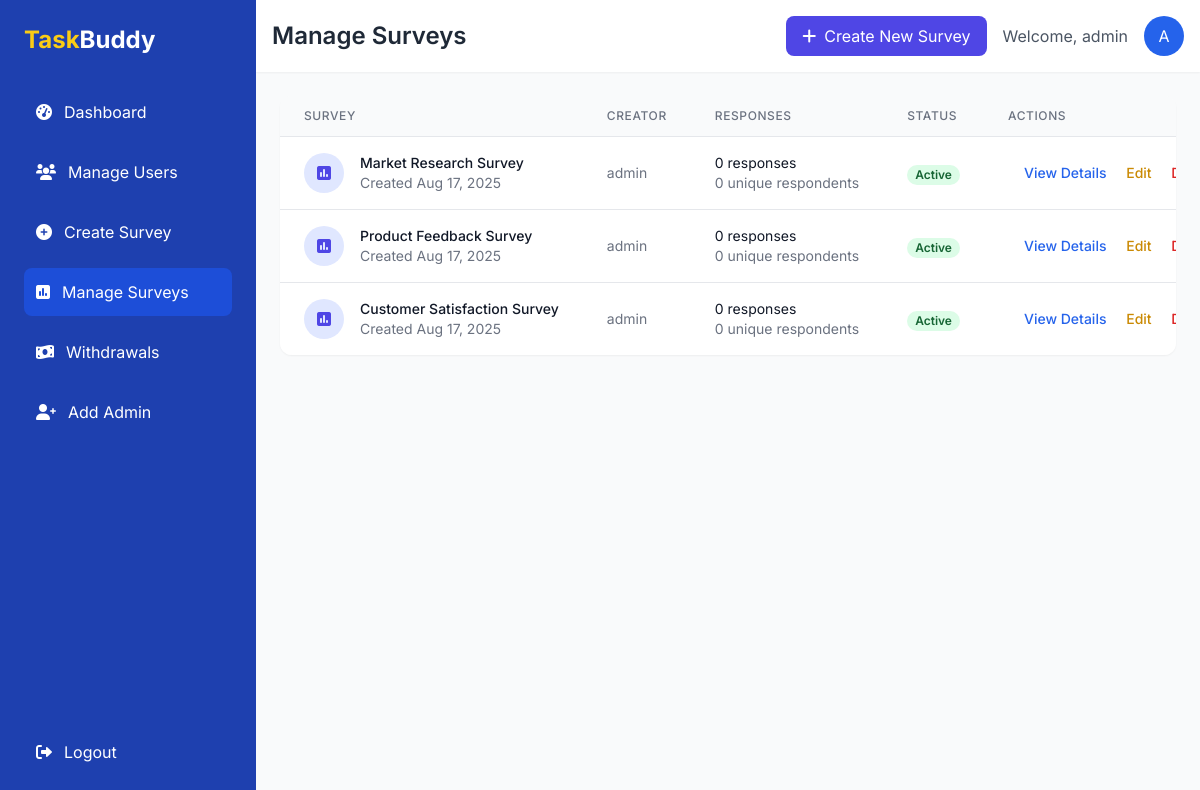
The page /Admin/manage_surveys.php (signed in) on the database its author committed.
### tables this page shows
CREATE TABLE IF NOT EXISTS surveys (
    id INT(11) NOT NULL AUTO_INCREMENT PRIMARY KEY,
    title VARCHAR(255) NOT NULL,
    description TEXT,
    questions JSON,
    reward DECIMAL(10,2) NOT NULL DEFAULT 0.00,
    status ENUM('active', 'inactive', 'completed') DEFAULT 'active',
    created_by INT(11),
    created_at TIMESTAMP DEFAULT CURRENT_TIMESTAMP,
    updated_at TIMESTAMP DEFAULT CURRENT_TIMESTAMP ON UPDATE CURRENT_TIMESTAMP,
    FOREIGN KEY (created_by) REFERENCES admins(id) ON DELETE SET NULL
);

### Admin/manage_surveys.php (the view, shortened to what this page needs)
<?php
$servername = "localhost";
$username = "root";
$password = "";
$dbname = "task_buddy_db";
try {
    $conn = new PDO("mysql:host=$servername;dbname=$dbname", $username, $password);
    $conn->setAttribute(PDO::ATTR_ERRMODE, PDO::ERRMODE_EXCEPTION);
    $stmtAdmin = $conn->prepare("SELECT admin_name FROM admins WHERE id = :id");
    $stmtAdmin->execute(['id' => $_SESSION['admin_id']]);
    $adminData = $stmtAdmin->fetch(PDO::FETCH_ASSOC);
    $admin_name = $adminData['admin_name'] ?? "Admin";
    $stmt = $conn->query("
        SELECT
            s.id,
            s.title,
            s.created_at,
            s.status,
            s.reward,
            a.admin_name as creator_name,
            COUNT(DISTINCT sr.id) as total_responses,
            COUNT(DISTINCT sr.user_id) as unique_respondents
        FROM surveys s
        LEFT JOIN admins a ON s.created_by = a.id
        LEFT JOIN survey_responses sr ON s.id = sr.survey_id
        GROUP BY s.id, s.title, s.created_at, s.status, s.reward, a.admin_name
        ORDER BY s.created_at DESC
    ");
    $surveys = $stmt->fetchAll(PDO::FETCH_ASSOC);
} catch (PDOException $e) {
    die("Connection failed: " . $e->getMessage());
}
?>
<!DOCTYPE html>
<html lang="en">
<head>
    <script src="https://cdn.tailwindcss.com"></script>
    <link rel="stylesheet" href="https://cdnjs.cloudflare.com/ajax/libs/font-awesome/6.0.0/css/all.min.css">
</head>
<body class="bg-gray-50">
    <div class="flex h-screen">
        <aside class="bg-blue-800 text-white w-64 p-6 hidden md:flex flex-col">
            <div class="logo text-2xl font-bold mb-8">
                <span class="text-yellow-400">Task</span>Buddy
            </div>
            <nav class="flex-1">
                <ul class="space-y-3">
                    <li>
                        <a href="admindashboard.php"
                            class="flex items-center gap-3 p-3 rounded-lg hover:bg-blue-700 transition-colors">
                            <i class="fas fa-tachometer-alt"></i>
                            <span>Dashboard</span>
                        </a>
                    </li>
                    <li>
                        <a href="manage_users.php"
                            class="flex items-center gap-3 p-3 rounded-lg hover:bg-blue-700 transition-colors">
                            <i class="fas fa-users"></i>
                            <span>Manage Users</span>
                        </a>
                    </li>
                    <li>
                        <a href="create_survey.php" class="flex items-center gap-3 p-3 rounded-lg hover:bg-blue-700 transition-colors">
                            <i class="fas fa-plus-circle"></i>
                            <span>Create Survey</span>
                        </a>
                    </li>
                    <li>
                        <a href="manage_surveys.php" class="flex items-center gap-3 p-3 rounded-lg bg-blue-700">
                            <i class="fas fa-poll"></i>
                            <span>Manage Surveys</span>
                        </a>
                    </li>
                    <li>
                        <a href="admin_withdrawals.php"
                            class="flex items-center gap-3 p-3 rounded-lg hover:bg-blue-700 transition-colors">
                            <i class="fas fa-money-bill-wave"></i>
                            <span>Withdrawals</span>
                        </a>
                    </li>
                    <li>
                        <a href="create_new_admin.php"
                            class="flex items-center gap-3 p-3 rounded-lg hover:bg-blue-700 transition-colors">
                            <i class="fas fa-user-plus"></i>
                            <span>Add Admin</span>
                        </a>
                    </li>
                </ul>
            </nav>
            <div class="mt-auto">
                <a href="admin_login.php?logout=1"
                    class="flex items-center gap-3 p-3 rounded-lg hover:bg-red-600 transition-colors">
                    <i class="fas fa-sign-out-alt"></i>
                    <span>Logout</span>
                </a>
            </div>
        </aside>
        <main class="flex-1 overflow-y-auto">
            <div class="bg-white shadow-sm p-4">
                <div class="max-w-7xl mx-auto flex justify-between items-center">
                    <h1 class="text-2xl font-semibold text-gray-800">Manage Surveys</h1>
                    <div class="flex items-center gap-4">
                        <a href="create_survey.php" class="px-4 py-2 bg-indigo-600 text-white rounded-lg hover:bg-indigo-700 transition flex items-center">
                            <i class="fas fa-plus mr-2"></i>
                            Create New Survey
                        </a>
                        <span class="text-gray-600">Welcome, <?php echo htmlspecialchars($admin_name); ?></span>
                        <div class="w-10 h-10 bg-blue-600 rounded-full flex items-center justify-center text-white">
                            <?php echo strtoupper(substr($admin_name, 0, 1)); ?>
                        </div>
                    </div>
                </div>
            </div>
            <div class="max-w-7xl mx-auto p-6">
                <div class="bg-white rounded-xl shadow-sm overflow-hidden">
                    <div class="overflow-x-auto">
                        <table class="min-w-full divide-y divide-gray-200">
                            <thead class="bg-gray-50">
                                <tr>
                                    <th scope="col"
                                        class="px-6 py-3 text-left text-xs font-medium text-gray-500 uppercase tracking-wider">
                                        Survey</th>
                                    <th scope="col"
                                        class="px-6 py-3 text-left text-xs font-medium text-gray-500 uppercase tracking-wider">
                                        Creator</th>
                                    <th scope="col"
                                        class="px-6 py-3 text-left text-xs font-medium text-gray-500 uppercase tracking-wider">
                                        Responses</th>
                                    <th scope="col"
                                        class="px-6 py-3 text-left text-xs font-medium text-gray-500 uppercase tracking-wider">
                                        Status</th>
                                    <th scope="col"
                                        class="px-6 py-3 text-left text-xs font-medium text-gray-500 uppercase tracking-wider">
                                        Actions</th>
                                </tr>
                            </thead>
                            <tbody class="bg-white divide-y divide-gray-200">
                                <?php foreach ($surveys as $survey): ?>
                                    <tr>
                                        <td class="px-6 py-4 whitespace-nowrap">
                                            <div class="flex items-center">
                                                <div
                                                    class="flex-shrink-0 h-10 w-10 bg-indigo-100 rounded-full flex items-center justify-center">
                                                    <i class="fas fa-poll text-indigo-600"></i>
                                                </div>
                                                <div class="ml-4">
                                                    <div class="text-sm font-medium text-gray-900">
                                                        <?php echo htmlspecialchars($survey['title']); ?></div>
                                                    <div class="text-sm text-gray-500">Created
                                                        <?php echo date('M d, Y', strtotime($survey['created_at'])); ?>
                                                    </div>
                                                </div>
                                            </div>
                                        </td>
                                        <td class="px-6 py-4 whitespace-nowrap text-sm text-gray-500">
                                            <?php echo htmlspecialchars($survey['creator_name']); ?>
                                        </td>
                                        <td class="px-6 py-4 whitespace-nowrap">
                                            <div class="text-sm text-gray-900">
                                                <?php echo number_format($survey['total_responses']); ?> responses</div>
                                            <div class="text-sm text-gray-500">
                                                <?php echo number_format($survey['unique_respondents']); ?> unique
                                                respondents</div>
                                        </td>
                                        <td class="px-6 py-4 whitespace-nowrap">
                                            <?php $status = $survey['status'] ?? 'unknown'; ?>
                                            <span class="px-2 inline-flex text-xs leading-5 font-semibold rounded-full
                                                <?php
                                                switch ($status) {
                                                    case 'active':
                                                        echo 'bg-green-100 text-green-800';
                                                        break;
                                                }
                                                ?>">
                                                <?php echo ucfirst($status); ?>
                                            </span>
                                        </td>
                                        <td class="px-6 py-4 whitespace-nowrap text-sm font-medium">
                                            <a href="view_survey.php?id=<?php echo $survey['id']; ?>"
                                                class="text-blue-600 hover:text-blue-900 ml-4">View Details</a>
                                            <a href="edit_survey.php?id=<?php echo $survey['id']; ?>"
                                                class="text-yellow-600 hover:text-yellow-900 ml-4">Edit</a>
                                            <form method="POST" class="inline-block ml-4"
                                                onsubmit="return confirm('Are you sure you want to delete this survey?');">
                                                <button type="submit" name="action" value="delete"
                                                    class="text-red-600 hover:text-red-900">Delete</button>
                                            </form>
                                        </td>
                                    </tr>
                                <?php endforeach; ?>
                            </tbody>
                        </table>
                    </div>
                </div>
            </div>
        </main>
    </div>
</body>
</html>

### Admin/manage_surveys.php (style rules this page uses)
body { font-family: 'Inter', sans-serif; }

### rows shown on the page
surveys: title "Market Research Survey", created_at "Aug 17, 2025", created_by.admin_name "admin", total_responses "0", unique_respondents "0", status "Active"
surveys: title "Product Feedback Survey", created_at "Aug 17, 2025", created_by.admin_name "admin", total_responses "0", unique_respondents "0", status "Active"
surveys: title "Customer Satisfaction Survey", created_at "Aug 17, 2025", created_by.admin_name "admin", total_responses "0", unique_respondents "0", status "Active"

### other values the page prints
$admin_name "admin"
substr($admin_name, 0, 1) "A"
